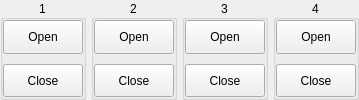
             <widget class="QWidget" name="tab_io">
              <attribute name="title">
               <string>Magnetic Valve</string>
              </attribute>
              <layout class="QHBoxLayout" name="horizontalLayout_44" stretch="1,1,1,1">
               <property name="spacing">
                <number>5</number>
               </property>
               <property name="leftMargin">
                <number>0</number>
               </property>
               <property name="topMargin">
                <number>0</number>
               </property>
               <property name="rightMargin">
                <number>0</number>
               </property>
               <property name="bottomMargin">
                <number>0</number>
               </property>
               <item>
                <widget class="QGroupBox" name="groupBox_42">
                 <property name="title">
                  <string>1</string>
                 </property>
                 <property name="alignment">
                  <set>Qt::AlignCenter</set>
                 </property>
                 <layout class="QVBoxLayout" name="verticalLayout_95" stretch="1,1">
                  <property name="spacing">
                   <number>10</number>
                  </property>
                  <property name="leftMargin">
                   <number>0</number>
                  </property>
                  <property name="topMargin">
                   <number>0</number>
                  </property>
                  <property name="rightMargin">
                   <number>0</number>
                  </property>
                  <property name="bottomMargin">
                   <number>0</number>
                  </property>
                  <item>
                   <widget class="QPushButton" name="open_valve_1">
                    <property name="sizePolicy">
                     <sizepolicy hsizetype="Minimum" vsizetype="Preferred">
                      <horstretch>0</horstretch>
                      <verstretch>0</verstretch>
                     </sizepolicy>
                    </property>
                    <property name="text">
                     <string>Open</string>
                    </property>
                   </widget>
                  </item>
                  <item>
                   <widget class="QPushButton" name="close_valve_1">
                    <property name="sizePolicy">
                     <sizepolicy hsizetype="Minimum" vsizetype="Preferred">
                      <horstretch>0</horstretch>
                      <verstretch>0</verstretch>
                     </sizepolicy>
                    </property>
                    <property name="text">
                     <string>Close</string>
                    </property>
                   </widget>
                  </item>
                 </layout>
                </widget>
               </item>
               <item>
                <widget class="QGroupBox" name="groupBox_43">
                 <property name="title">
                  <string>2</string>
                 </property>
                 <property name="alignment">
                  <set>Qt::AlignCenter</set>
                 </property>
                 <layout class="QVBoxLayout" name="verticalLayout_96" stretch="1,1">
                  <property name="spacing">
                   <number>10</number>
                  </property>
                  <property name="leftMargin">
                   <number>0</number>
                  </property>
                  <property name="topMargin">
                   <number>0</number>
                  </property>
                  <property name="rightMargin">
                   <number>0</number>
                  </property>
                  <property name="bottomMargin">
                   <number>0</number>
                  </property>
                  <item>
                   <widget class="QPushButton" name="open_valve_2">
                    <property name="sizePolicy">
                     <sizepolicy hsizetype="Minimum" vsizetype="Preferred">
                      <horstretch>0</horstretch>
                      <verstretch>0</verstretch>
                     </sizepolicy>
                    </property>
                    <property name="text">
                     <string>Open</string>
                    </property>
                   </widget>
                  </item>
                  <item>
                   <widget class="QPushButton" name="close_valve_2">
                    <property name="sizePolicy">
                     <sizepolicy hsizetype="Minimum" vsizetype="Preferred">
                      <horstretch>0</horstretch>
                      <verstretch>0</verstretch>
                     </sizepolicy>
                    </property>
                    <property name="text">
                     <string>Close</string>
                    </property>
                   </widget>
                  </item>
                 </layout>
                </widget>
               </item>
               <item>
                <widget class="QGroupBox" name="groupBox_44">
                 <property name="title">
                  <string>3</string>
                 </property>
                 <property name="alignment">
                  <set>Qt::AlignCenter</set>
                 </property>
                 <layout class="QVBoxLayout" name="verticalLayout_97" stretch="1,1">
                  <property name="spacing">
                   <number>10</number>
                  </property>
                  <property name="leftMargin">
                   <number>0</number>
                  </property>
                  <property name="topMargin">
                   <number>0</number>
                  </property>
                  <property name="rightMargin">
                   <number>0</number>
                  </property>
                  <property name="bottomMargin">
                   <number>0</number>
                  </property>
                  <item>
                   <widget class="QPushButton" name="open_valve_3">
                    <property name="sizePolicy">
                     <sizepolicy hsizetype="Minimum" vsizetype="Preferred">
                      <horstretch>0</horstretch>
                      <verstretch>0</verstretch>
                     </sizepolicy>
                    </property>
                    <property name="text">
                     <string>Open</string>
                    </property>
                   </widget>
                  </item>
                  <item>
                   <widget class="QPushButton" name="close_valve_3">
                    <property name="sizePolicy">
                     <sizepolicy hsizetype="Minimum" vsizetype="Preferred">
                      <horstretch>0</horstretch>
                      <verstretch>0</verstretch>
                     </sizepolicy>
                    </property>
                    <property name="text">
                     <string>Close</string>
                    </property>
                   </widget>
                  </item>
                 </layout>
                </widget>
               </item>
               <item>
                <widget class="QGroupBox" name="groupBox_45">
                 <property name="title">
                  <string>4</string>
                 </property>
                 <property name="alignment">
                  <set>Qt::AlignCenter</set>
                 </property>
                 <layout class="QVBoxLayout" name="verticalLayout_98" stretch="1,1">
                  <property name="spacing">
                   <number>10</number>
                  </property>
                  <property name="leftMargin">
                   <number>0</number>
                  </property>
                  <property name="topMargin">
                   <number>0</number>
                  </property>
                  <property name="rightMargin">
                   <number>0</number>
                  </property>
                  <property name="bottomMargin">
                   <number>0</number>
                  </property>
                  <item>
                   <widget class="QPushButton" name="open_valve_4">
                    <property name="sizePolicy">
                     <sizepolicy hsizetype="Minimum" vsizetype="Preferred">
                      <horstretch>0</horstretch>
                      <verstretch>0</verstretch>
                     </sizepolicy>
                    </property>
                    <property name="text">
                     <string>Open</string>
                    </property>
                   </widget>
                  </item>
                  <item>
                   <widget class="QPushButton" name="close_valve_4">
                    <property name="sizePolicy">
                     <sizepolicy hsizetype="Minimum" vsizetype="Preferred">
                      <horstretch>0</horstretch>
                      <verstretch>0</verstretch>
                     </sizepolicy>
                    </property>
                    <property name="text">
                     <string>Close</string>
                    </property>
                   </widget>
                  </item>
                 </layout>
                </widget>
               </item>
              </layout>
             </widget>
